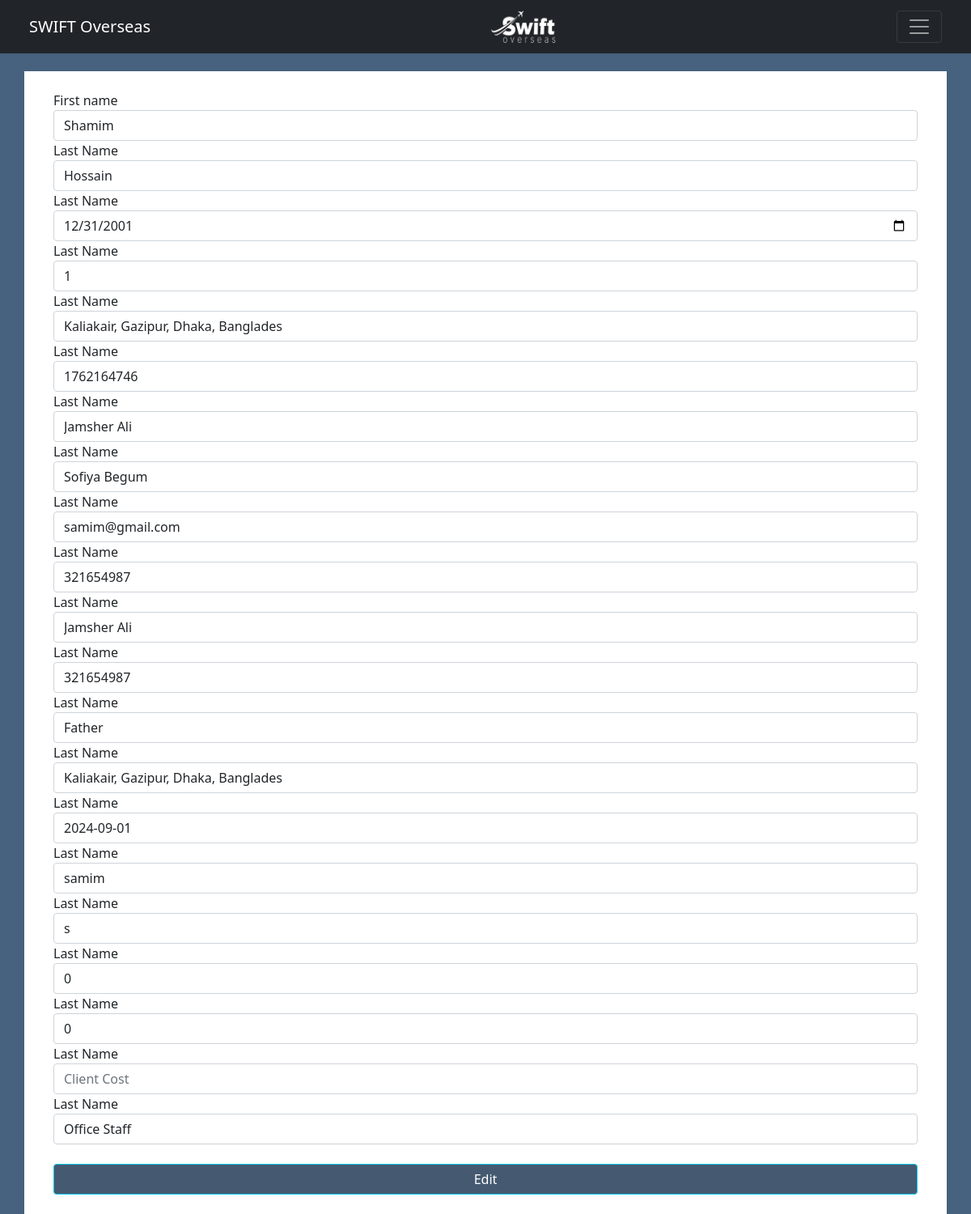
/createUserEdit.php?userid=8, run on the app's committed database.
### tables this page shows
CREATE TABLE `tb_employee_details` (
  `id` int(11) NOT NULL,
  `firstName` varchar(255) DEFAULT NULL,
  `lastName` varchar(255) DEFAULT NULL,
  `dob` date DEFAULT NULL,
  `genderid` int(11) DEFAULT NULL,
  `address` varchar(255) DEFAULT NULL,
  `phone` int(11) DEFAULT NULL,
  `fatherName` varchar(255) DEFAULT NULL,
  `motherName` varchar(255) DEFAULT NULL,
  `email` varchar(255) DEFAULT NULL,
  `nid` int(11) DEFAULT NULL,
  `emgName` varchar(255) DEFAULT NULL,
  `emgPhone` int(11) DEFAULT NULL,
  `emgRelation` varchar(255) DEFAULT NULL,
  `emgAddress` varchar(255) DEFAULT NULL,
  `joinDate` date DEFAULT NULL,
  `username` varchar(255) DEFAULT NULL,
  `password` varchar(255) DEFAULT NULL,
  `status` int(11) DEFAULT NULL,
  `account` int(11) DEFAULT NULL,
  `remark` varchar(255) DEFAULT NULL,
  `image` varchar(255) DEFAULT NULL,
  `designation` varchar(255) DEFAULT NULL
);

### createUserEdit.php (the view, shortened to what this page needs)
<!DOCTYPE html>
<html lang="en">
<head>
    <link href="https://cdn.jsdelivr.net/npm/bootstrap@5.0.2/dist/css/bootstrap.min.css" rel="stylesheet">
    <link rel="stylesheet" href="css/createAccountEdit.css">
    <link rel="stylesheet" href="css/grid.css">
</head>
<body>
<?php
    include 'controller/dbconfig.php';
    include 'dashboardmenu.php';
    $uid = $_GET['userid'];
?>
<section id="top-section"> </section><br>
<section id="staff-edit-section" class="edit-staff">
    <div class="container">
        <div class="row p-4">
            <div class="col-md-12">
            <?php
            $sqlData = "SELECT * FROM `tb_employee_details` WHERE id = '$uid'";
            $sqlResult = mysqli_query($conn, $sqlData);
            while($row = mysqli_fetch_array($sqlResult))
            { ?>
            <form action="controller/createAccount.php" method="GET" enctype="multipart/form-data">
                <label for="cn">First name</label>
                <input type="text" name="txtFirstName" class="form-control" id="cn" value="<?php echo $row['firstName']; ?>" placeholder="Country name">
                <label for="cc">Last Name</label>
                <input type="text" name="txtLastName" class="form-control" id="cc" value="<?php echo $row['lastName'];; ?>" placeholder="Client Cost">
                <label for="cc">Last Name</label>
                <input type="date" name="txtLastName" class="form-control" id="cc" value="<?php echo $row['dob'];; ?>" placeholder="Client Cost">
                <label for="cc">Last Name</label>
                <input type="text" name="txtLastName" class="form-control" id="cc" value="<?php echo $row['genderid'];; ?>" placeholder="Client Cost">
                <label for="cc">Last Name</label>
                <input type="text" name="txtLastName" class="form-control" id="cc" value="<?php echo $row['address'];; ?>" placeholder="Client Cost">
                <label for="cc">Last Name</label>
                <input type="number" name="txtLastName" class="form-control" id="cc" value="<?php echo $row['phone'];; ?>" placeholder="Client Cost">
                <label for="cc">Last Name</label>
                <input type="text" name="txtLastName" class="form-control" id="cc" value="<?php echo $row['fatherName'];; ?>" placeholder="Client Cost">
                <label for="cc">Last Name</label>
                <input type="text" name="txtLastName" class="form-control" id="cc" value="<?php echo $row['motherName'];; ?>" placeholder="Client Cost">
                <label for="cc">Last Name</label>
                <input type="text" name="txtLastName" class="form-control" id="cc" value="<?php echo $row['email'];; ?>" placeholder="Client Cost">
                <label for="cc">Last Name</label>
                <input type="text" name="txtLastName" class="form-control" id="cc" value="<?php echo $row['nid'];; ?>" placeholder="Client Cost">
                <label for="cc">Last Name</label>
                <input type="text" name="txtLastName" class="form-control" id="cc" value="<?php echo $row['emgName'];; ?>" placeholder="Client Cost">
                <label for="cc">Last Name</label>
                <input type="number" name="txtLastName" class="form-control" id="cc" value="<?php echo $row['emgPhone'];; ?>" placeholder="Client Cost">
                <label for="cc">Last Name</label>
                <input type="text" name="txtLastName" class="form-control" id="cc" value="<?php echo $row['emgRelation'];; ?>" placeholder="Client Cost">
                <label for="cc">Last Name</label>
                <input type="text" name="txtLastName" class="form-control" id="cc" value="<?php echo $row['emgAddress'];; ?>" placeholder="Client Cost">
                <label for="cc">Last Name</label>
                <input type="text" name="txtLastName" class="form-control" id="cc" value="<?php echo $row['joinDate'];; ?>" placeholder="Client Cost">
                <label for="cc">Last Name</label>
                <input type="text" name="txtLastName" class="form-control" id="cc" value="<?php echo $row['username'];; ?>" placeholder="Client Cost">
                <label for="cc">Last Name</label>
                <input type="text" name="txtLastName" class="form-control" id="cc" value="<?php echo $row['password'];; ?>" placeholder="Client Cost">
                <label for="cc">Last Name</label>
                <input type="text" name="txtLastName" class="form-control" id="cc" value="<?php echo $row['status'];; ?>" placeholder="Client Cost">
                <label for="cc">Last Name</label>
                <input type="text" name="txtLastName" class="form-control" id="cc" value="<?php echo $row['account'];; ?>" placeholder="Client Cost">
                <label for="cc">Last Name</label>
                <input type="text" name="txtLastName" class="form-control" id="cc" value="<?php echo $row['image'];; ?>" placeholder="Client Cost">
                <label for="cc">Last Name</label>
                <input type="text" name="txtLastName" class="form-control" id="cc" value="<?php echo $row['designation'];; ?>" placeholder="Client Cost">
                <br>
                <button type="submit" name="btnEditStaff" class="btn btn-info">Edit</button>
            </form>
            <?php } ?>
            </div>
        </div>
    </div>
</section>
</body>
</html>

### css/createAccountEdit.css (style rules this page uses)
* { margin: 0; padding: 0; }
body { background: #46627e; }
#top-section { width: 100%; height: 4rem; }
.container { background: #ffffff; }
.btn { background: #455a70; color: #ffffff; width: 100%; }

### css/grid.css (style rules this page uses)
.row:before, .row:after { content:""; display:table; }
.row:after { clear:both; }
.row { zoom:1; }

### data on the page
tb_employee_details: txtFirstName "Shamim", txtLastName "Hossain", txtLastName "12/31/2001", txtLastName "1", txtLastName "Kaliakair, Gazipur, Dhaka, Banglades", txtLastName "1762164746", txtLastName "Jamsher Ali", txtLastName "Sofiya Begum", txtLastName "samim@gmail.com", txtLastName "321654987", txtLastName "Father", txtLastName "2024-09-01", txtLastName "samim", txtLastName "s", txtLastName "0", txtLastName "Office Staff"
